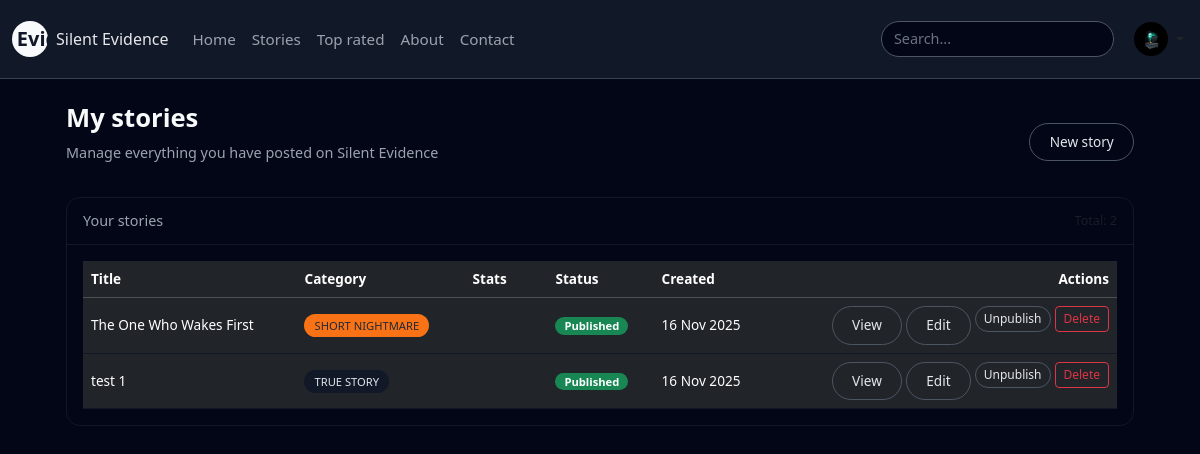
The page /my_stories.php (signed in) on the database its author committed.
### tables this page shows
CREATE TABLE `stories` (
  `id` int(10) UNSIGNED NOT NULL,
  `user_id` int(10) UNSIGNED NOT NULL,
  `title` varchar(200) NOT NULL,
  `slug` varchar(220) NOT NULL,
  `category` enum('true','paranormal','urban','short','haunted','ghosts','missing','crime','sleep','forest','night','calls','creatures','abandoned','psychological') NOT NULL DEFAULT 'true',
  `content` longtext NOT NULL,
  `image_path` varchar(255) DEFAULT NULL,
  `is_published` tinyint(1) NOT NULL DEFAULT 1,
  `is_featured` tinyint(1) NOT NULL DEFAULT 0,
  `views` int(10) UNSIGNED NOT NULL DEFAULT 0,
  `likes` int(10) UNSIGNED NOT NULL DEFAULT 0,
  `image` varchar(255) DEFAULT NULL,
  `created_at` datetime NOT NULL DEFAULT current_timestamp(),
  `updated_at` datetime NOT NULL DEFAULT current_timestamp() ON UPDATE current_timestamp()
);

### my_stories.php (the view, shortened to what this page needs)
<?php session_start();
require 'include/db.php';
$userId = (int) $_SESSION['user_id'];
$stmt = $pdo->prepare('SELECT id, title, category, is_published, is_featured, views, likes, created_at FROM stories WHERE user_id = :uid ORDER BY created_at DESC');
$stmt->execute([':uid' => $userId]);
$stories = $stmt->fetchAll(); ?>
<!doctype html>
<html lang="en">
<head>
    <link rel="stylesheet" href="css/style.css">
    <link href="https://cdn.jsdelivr.net/npm/bootstrap@5.3.3/dist/css/bootstrap.min.css" rel="stylesheet">
</head>
<body> <?php include 'include/header.php'; ?> <div class="page-wrapper">
        <div class="page-header">
            <div>
                <h1 class="page-title">My stories</h1>
                <p class="page-subtitle">Manage everything you have posted on Silent Evidence</p>
            </div>
            <a href="submit_story.php" class="btn btn-outline-silent">
                New story
            </a>
        </div>
        <div class="card card-dark">
            <div class="card-dark-header d-flex justify-content-between align-items-center">
                <span>Your stories</span>
                <span class="small text-muted">
                    Total: <?php echo count($stories); ?>
                </span>
            </div>
            <div class="card-dark-body">
                <?php if (!$stories): ?>
                    <div class="empty-state">
                        <h2>No stories yet</h2>
                        <p>Start with your first creepy experience or nightmare and share it with the community.</p>
                        <a href="submit_story.php" class="btn btn-outline-silent mt-2">
                            Write a story
                        </a>
                    </div>
                <?php else: ?>
                    <div class="table-responsive">
                        <table class="table table-dark table-hover align-middle table-dark-custom mb-0">
                            <thead>
                                <tr>
                                    <th>Title</th>
                                    <th>Category</th>
                                    <th>Stats</th>
                                    <th>Status</th>
                                    <th>Created</th>
                                    <th class="text-end">Actions</th>
                                </tr>
                            </thead>
                            <tbody>
                                <?php foreach ($stories as $s): ?>
                                    <tr>
                                        <td><?php echo htmlspecialchars($s['title']); ?></td>
                                        <td>
                                            <?php
                                            $cat = $s['category'];
                                            $cls = 'badge-cat';
                                            $label = 'Other';
                                            if ($cat === 'true') {
                                                $cls .= ' badge-cat-true';
                                                $label = 'True story';
                                            } elseif ($cat === 'paranormal') {
                                                $cls .= ' badge-cat-paranormal';
                                                $label = 'Paranormal';
                                            } elseif ($cat === 'urban') {
                                                $cls .= ' badge-cat-urban';
                                                $label = 'Urban legend';
                                            } elseif ($cat === 'short') {
                                                $cls .= ' badge-cat-short';
                                                $label = 'Short nightmare';
                                            }
                                            ?>
                                            <span class="<?php echo $cls; ?>">
                                                <?php echo htmlspecialchars($label); ?>
                                            </span>
                                        </td>
                                        <td>
                                            <span class="small text-muted">
                                            </span>
                                        </td>
                                        <td>
                                            <?php if ($s['is_published']): ?>
                                                <span class="badge bg-success badge-status">Published</span>
                                            <?php else: ?>
                                                <span class="badge bg-secondary badge-status">Draft</span>
                                            <?php endif; ?>
                                        </td>
                                        <td><?php echo date('d M Y', strtotime($s['created_at'])); ?></td>
                                        <td class="text-end">
                                            <div class="d-inline-flex flex-wrap gap-1 justify-content-end">
                                                <a
                                                    href="story.php?id=<?php echo (int)$s['id']; ?>"
                                                    class="btn btn-outline-silent btn-sm"
                                                    target="_blank">
                                                    View
                                                </a>
                                                <a
                                                    href="edit_story.php?id=<?php echo (int)$s['id']; ?>"
                                                    class="btn btn-outline-silent btn-sm">
                                                    Edit
                                                </a>
                                                <form method="post" class="d-inline action-form">
                                                    <button type="submit" class="btn btn-outline-silent btn-sm">
                                                        <?php echo $s['is_published'] ? 'Unpublish' : 'Publish'; ?>
                                                    </button>
                                                </form>
                                                <form
                                                    method="post"
                                                    class="d-inline action-form"
                                                    onsubmit="return confirm('Delete this story?');">
                                                    <button type="submit" class="btn btn-outline-danger btn-sm">
                                                        Delete
                                                    </button>
                                                </form>
                                            </div>
                                        </td>
                                    </tr>
                                <?php endforeach; ?>
                            </tbody>
                        </table>
                    </div>
                <?php endif; ?>
            </div>
        </div>
    </div>
</body>
</html>

### css/style.css (style rules this page uses)
body { background-color: #020617; color: #cbd5e1; font-family: system-ui, -apple-system, BlinkMacSystemFont, "Segoe UI", sans-serif; margin: 0; padding: 0; }
a { text-decoration: none; }
.text-muted { color: #eff1f6; }
.page-wrapper { max-width: 900px; margin: 0 auto; padding: 30px 16px 60px; }
h1 { font-weight: 700; font-size: 2rem; color: #f9fafb; }
p { color: #cbd5e1; font-size: 0.95rem; }
.page-wrapper { max-width: 1100px; margin: 0 auto; padding: 24px 16px 40px; }
.page-title { font-size: 1.6rem; font-weight: 600; margin: 0; }
.card-dark { background-color: #020617; border: 1px solid #111827; border-radius: 14px; }
.card-dark-header { border-bottom: 1px solid #111827; padding: 12px 16px; font-size: 0.9rem; color: #9ca3af; }
.card-dark-body { padding: 16px; }
.table-dark-custom { font-size: 0.85rem; }
.table-dark-custom thead { color: #9ca3af; }
.table-dark-custom tbody tr td { border-color: #111827; }
.btn-outline-silent { border-color: #374151; color: #e5e7eb; font-size: 0.8rem; }
.page-wrapper { max-width: 900px; margin: 0 auto; padding: 24px 16px 40px; }
.card-dark { background-color: #020617; border-radius: 16px; border: 1px solid #111827; }
.card-dark-header { border-bottom: 1px solid #111827; padding: 14px 16px; font-size: 0.95rem; color: #9ca3af; }
.btn-outline-silent { border-color: #4b5563; color: #e5e7eb; border-radius: 999px; font-size: 0.85rem; padding: 0.5rem 1.2rem; }
.page-wrapper { max-width: 1000px; margin: 0 auto; padding: 24px 16px 40px; }
.page-header { display: flex; justify-content: space-between; align-items: center; gap: 12px; margin-bottom: 16px; }
.page-subtitle { font-size: 0.9rem; color: #9ca3af; }
.table-dark-custom tbody td { border-color: #111827; }
.badge-cat { border-radius: 999px; font-size: 0.7rem; padding: 4px 10px; text-transform: uppercase; }
.badge-cat-true { background-color: #111827; color: #e5e7eb; }
.badge-cat-short { background-color: #f97316; color: #1f2937; }
.badge-status { border-radius: 999px; font-size: 0.7rem; padding: 3px 9px; }
.btn-outline-silent { border-color: #4b5563; color: #e5e7eb; font-size: 0.8rem; }
.action-form button { font-size: 0.75rem; padding: 3px 10px; }
.page-wrapper { padding: 24px; max-width: 1100px; margin: 0 auto; }
.btn-outline-silent { border-color: #4b5563; color: #e5e7eb; font-size: 0.9rem; border-radius: 999px; padding: 6px 16px; }
.action-form button { font-size: 0.75rem; padding: 3px 8px; }
.btn-outline-silent { border-color: #4b5563; color: #e5e7eb; font-size: 0.85rem; border-radius: 999px; padding: 6px 14px; }
.page-title { font-size: 1.6rem; font-weight: 600; margin-bottom: 8px; }
.page-subtitle { font-size: 0.9rem; color: #9ca3af; margin-bottom: 18px; }

### rows shown on the page
stories: title "The One Who Wakes First", category "SHORT NIGHTMARE", is_published "Published", created_at "16 Nov 2025"
stories: title "test 1", category "TRUE STORY", is_published "Published", created_at "16 Nov 2025"

### other values the page prints
count($stories) "2"
